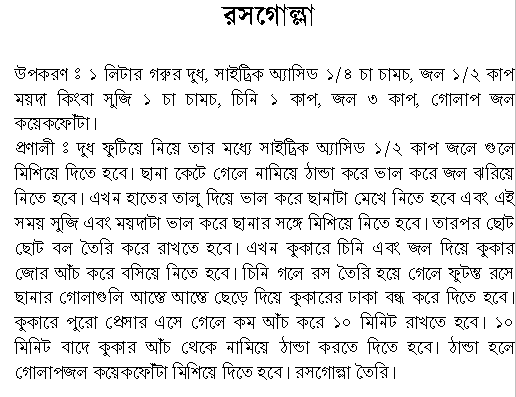
#> input picture indic-components/images/bengali2original.png, 516 x 397 px, given as the content of the folder /home/debayan/code/lower_descender_images/, which was not available
$ python histogram.py   (Python 2 division)
#> lines starting #> are read from the running program, lines starting #| are printed output that depends on the picture; after the words box and inside, x2 and y2 are one past the last pixel; in counts of white or black regions, pixels touching at a corner belong together; pictures that were not available may be replaced by others from this repository, and a replacement may not be noted
#> further down, input_image is the input picture: PIL image 516x397 L; min 0, max 255, mean 232
#!/usr/bin/python
#-*- coding:utf8 -*-

import Image,ImageDraw
import sys, os

def horizontalHistogram (input_image, image_name):
#> called with image_name = 'bengali2original.png'
    width = input_image.size[0]
#> width = 516
    height = input_image.size[1]
#> height = 397
    print "Width = %d and height = %d" %(width,height)
#| Width = 516 and height = 397
    histoGram = []
    for i in range (height):
        blackPixelCount = 0
        for j in range (width):
            pixel = input_image.getpixel ((j, i))
            if (pixel == 0):
                blackPixelCount += 1
        histoGram.append (blackPixelCount)
#> after the loop, histoGram = 397 values, max 397 at index 292, min 0 at index 0, mean 46.31
    print histoGram
#> (printed output is left out)
    histogramImage = Image.new("L",(width,height),255)
#> histogramImage: PIL image 516x397 L; every value is 255
    pen = ImageDraw.Draw(histogramImage)
    y = 0
    for count in histoGram:
        pen.line((0, y) + (count, y), fill=128)
        y += 1
#> this loop made 397 passes
#> count on passes 2 to 4: 0, 0, 0
#> after the loop, y = 397
    cumulativeImage = Image.new("L",(width * 2, height),255)
#> cumulativeImage: PIL image 1032x397 L; every value is 255
    cumulativeImage.paste (input_image, (0, 0, width, height))
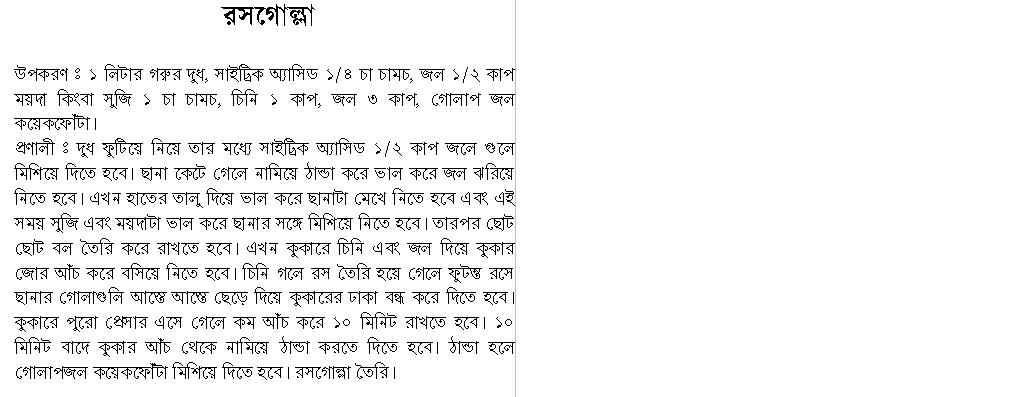
#> cumulativeImage: PIL image 1032x397 L; min 0, max 255, mean 243.5
    cumulativeImage.paste (histogramImage, (width, 0, width*2, height))
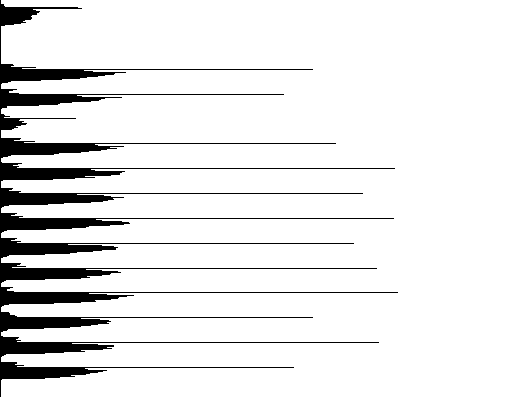
#> histogramImage: PIL image 516x397 L; values 128 (black) and 255 (white), 90.8% white; 1 black region, box (x1, y1, x2, y2) and area: (0, 0, 398, 397) 18784
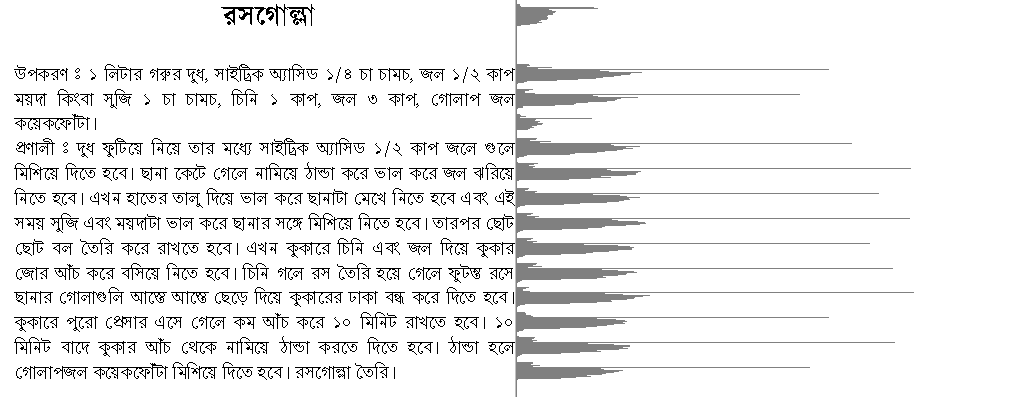
#> cumulativeImage: PIL image 1032x397 L; min 0, max 255, mean 237.7
    cumulativeImage.save(image_name+"_"+".png","PNG")

def verticalHistogram ():
    pass

path = "/home/debayan/code/lower_descender_images/"
dirName = os.listdir (path)
for image_name in dirName:
    input_image = Image.open(path + image_name)
    horizontalHistogram (input_image, image_name)


# [33 lines of commented-out code are left out]
